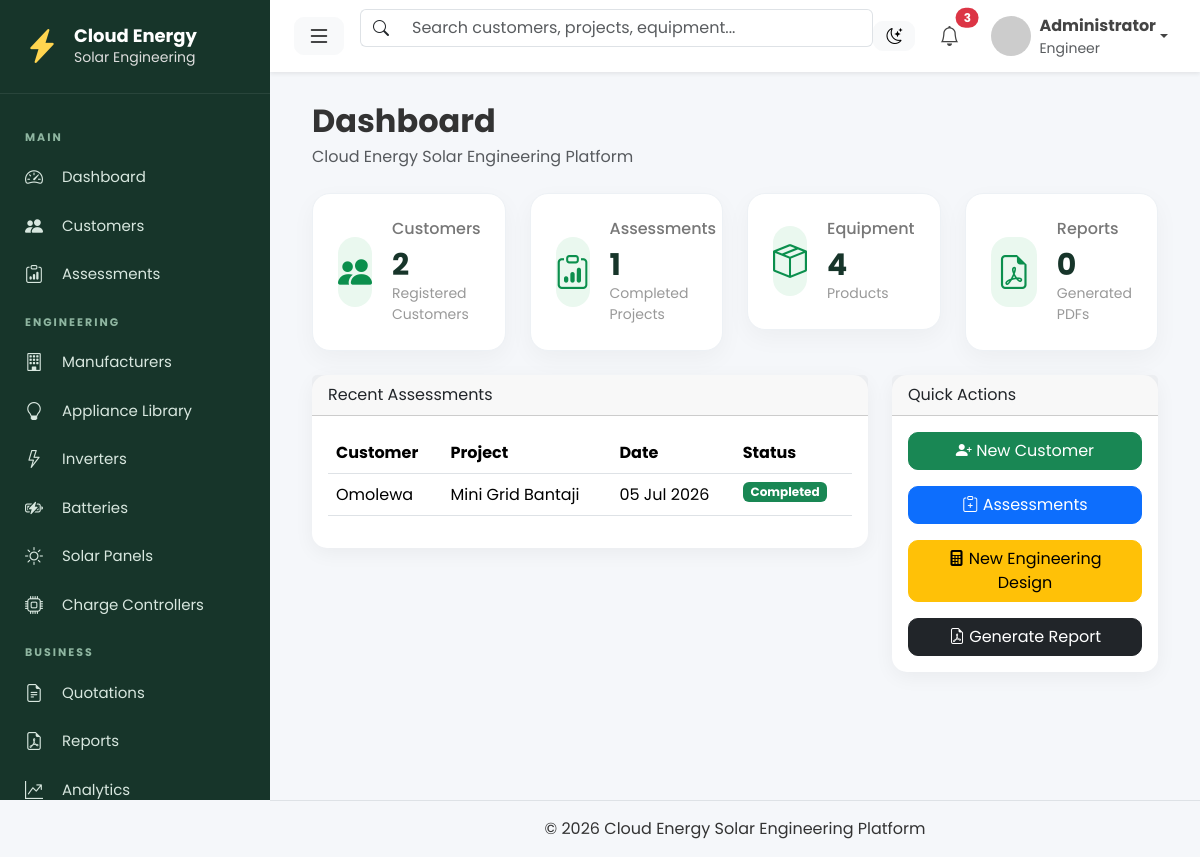
Before: / with the older database file.
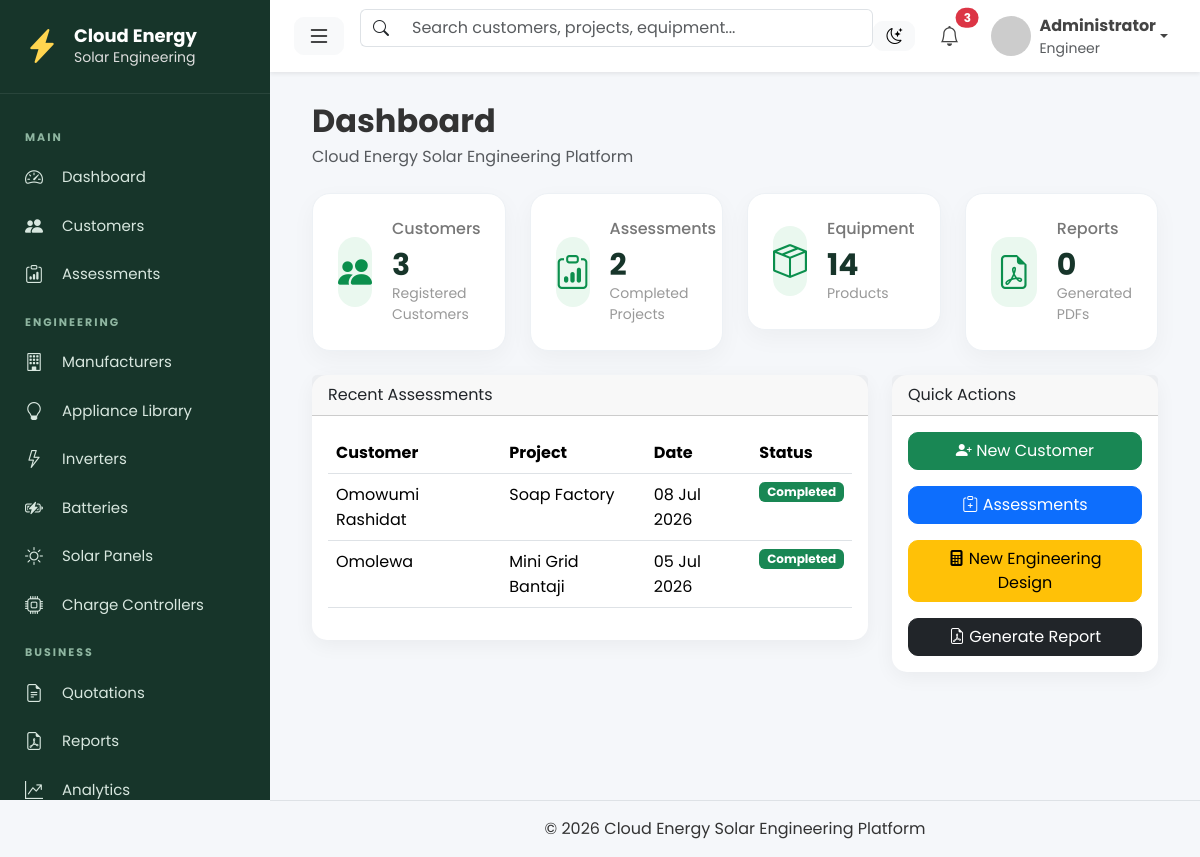
After: the same page with the newer database file.
### audits/models.py (models this page shows, shortened)
class Assessment(models.Model):
    SYSTEM_VOLTAGES = (
        (12, "12 Volts"),
        (24, "24 Volts"),
        (48, "48 Volts"),
    )
    customer = models.ForeignKey(
        Customer,
        on_delete=models.CASCADE,
        related_name="assessments",
    )
    project_name = models.CharField(
        max_length=200,
    )
    backup_hours = models.PositiveIntegerField(
        default=8,
        help_text="Desired backup duration in hours.",
    )
    peak_sun_hours = models.DecimalField(
        max_digits=4,
        decimal_places=2,
        default=Decimal("5.50"),
        help_text="Average peak sun hours.",
    )
    system_voltage = models.PositiveIntegerField(
        choices=SYSTEM_VOLTAGES,
        default=48,
    )
    notes = models.TextField(
        blank=True,
    )
    created_at = models.DateTimeField(
        auto_now_add=True,
    )
    updated_at = models.DateTimeField(
        auto_now=True,
    )
    STATUS_CHOICES = [
        ("Draft", "Draft"),
        ("In Progress", "In Progress"),
        ("Completed", "Completed"),
        ("Quoted", "Quoted"),
        ("Installed", "Installed"),
        ("Commissioned", "Commissioned"),
    ]
    status = models.CharField(
        max_length=30,
        choices=STATUS_CHOICES,
        default="Draft",
    )
    report_generated = models.BooleanField(
        default=False,
    )
    completion_percentage = models.PositiveIntegerField(
        default=0,
    )
    class Meta:
        ordering = ["-created_at"]
        verbose_name = "Assessment"
        verbose_name_plural = "Assessments"

### customers/models.py (models this page shows, shortened)
class Customer(models.Model):
    RESIDENTIAL = "Residential"
    COMMERCIAL = "Commercial"
    INDUSTRIAL = "Industrial"
    BUILDING_TYPES = [
        (RESIDENTIAL, "Residential"),
        (COMMERCIAL, "Commercial"),
        (INDUSTRIAL, "Industrial"),
    ]
    full_name = models.CharField(max_length=200)
    company_name = models.CharField(
        max_length=200,
        blank=True,
    )
    email = models.EmailField(unique=True)
    phone = models.CharField(max_length=20)
    whatsapp = models.CharField(
        max_length=20,
        blank=True,
    )
    address = models.TextField()
    state = models.CharField(
        max_length=100
    )
    lga = models.CharField(
        max_length=100,
        blank=True
    )
    area = models.CharField(
        max_length=100,
        blank=True,
        help_text="Town, district or estate (e.g. Lekki Phase 1, GRA, Wuse II)"
    )
    city = models.CharField(
        max_length=100,
        blank=True
    )
    building_type = models.CharField(
        max_length=20,
        choices=BUILDING_TYPES,
        default=RESIDENTIAL,
    )
    created_at = models.DateTimeField(
        auto_now_add=True,
    )
    updated_at = models.DateTimeField(
        auto_now=True,
    )
    class Meta:
        ordering = ["full_name"]

### dashboard/views.py (the view)
# urls.py: path("", views.dashboard, name="index"),
def dashboard(request):
    equipment_count = (
        Battery.objects.count()
        + Inverter.objects.count()
        + SolarPanel.objects.count()
        + ChargeController.objects.count()
    )
    context = {
        "customer_count": Customer.objects.count(),
        "assessment_count": Assessment.objects.count(),
        "equipment_count": equipment_count,
        "report_count": 0,
        "recent_assessments": Assessment.objects.order_by(
            "-created_at"
        )[:10],
    }
    return render(
        request,
        "dashboard/index.html",
        context,
    )

### templates/dashboard/index.html (shortened to what this page needs)
{% extends "layouts/base.html" %}
{% block content %}
{% include "components/page_header.html" with title="Dashboard" subtitle="Cloud Energy Solar Engineering Platform" %}
<div class="row">
{% include "components/metric_card.html" with title="Customers" value=customer_count icon="bi-people-fill" footer="Registered Customers" %}
{% include "components/metric_card.html" with title="Assessments" value=assessment_count icon="bi-clipboard-data" footer="Completed Projects" %}
{% include "components/metric_card.html" with title="Equipment" value=equipment_count icon="bi-box-seam" footer="Products" %}
{% include "components/metric_card.html" with title="Reports" value=report_count icon="bi-file-earmark-pdf" footer="Generated PDFs" %}
</div>
<div class="row">
<div class="col-lg-8">
<div class="card">
<div class="card-header">
Recent Assessments
</div>
<div class="card-body">
<table class="table table-hover">
<thead>
<tr>
<th>Customer</th>
<th>Project</th>
<th>Date</th>
<th>Status</th>
</tr>
</thead>
<tbody>
{% for assessment in recent_assessments %}
<tr>
<td>
{{ assessment.customer.full_name }}
</td>
<td>
{{ assessment.project_name }}
</td>
<td>
{{ assessment.created_at|date:"d M Y" }}
</td>
<td>
<span class="badge bg-success">
Completed
</span>
</td>
</tr>
{% empty %}
<tr>
<td colspan="4">
No assessments yet.
</td>
</tr>
{% endfor %}
</tbody>
</table>
</div>
</div>
</div>
<div class="col-lg-4">
<div class="card">
<div class="card-header">
Quick Actions
</div>
<div class="card-body d-grid gap-3">
<a
href="{% url 'customers:create' %}"
class="btn btn-success">
<i class="bi bi-person-plus-fill"></i>
New Customer
</a>
<a
href="{% url 'audits:list' %}"
class="btn btn-primary">
<i class="bi bi-clipboard-plus"></i>
Assessments
</a>
<a
href="#"
class="btn btn-warning">
<i class="bi bi-calculator-fill"></i>
New Engineering Design
</a>
<a
href="#"
class="btn btn-dark">
<i class="bi bi-file-earmark-pdf"></i>
Generate Report
</a>
</div>
</div>
</div>
</div>
{% endblock %}

Changed rows visible on the page:
added Assessment: customer.full_name "Omowumi Rashidat", project_name "Soap Factory", created_at "08 Jul 2026"
Other visible differences:
{{ value }}: "2 1 4 0" → "3 2 14 0"
